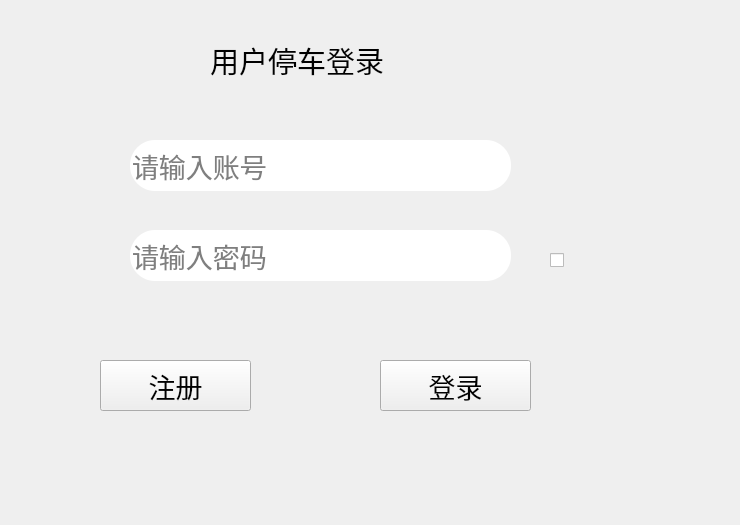
<?xml version="1.0" encoding="UTF-8"?>
<ui version="4.0">
 <class>clientLogin</class>
 <widget class="QMainWindow" name="clientLogin">
  <property name="geometry">
   <rect>
    <x>0</x>
    <y>0</y>
    <width>740</width>
    <height>525</height>
   </rect>
  </property>
  <property name="windowTitle">
   <string>clientLogin</string>
  </property>
  <property name="styleSheet">
   <string notr="true">QLineEdit{
border-radius:25px;
}

QPushButton:hover
{
background-color: rgb(255, 0, 0);
}

QPushButton:pressed
{
border-image: url(:/res/2.jpg);
}</string>
  </property>
  <widget class="QWidget" name="centralWidget">
   <widget class="QLabel" name="label">
    <property name="geometry">
     <rect>
      <x>210</x>
      <y>30</y>
      <width>241</width>
      <height>61</height>
     </rect>
    </property>
    <property name="font">
     <font>
      <family>Arial</family>
      <pointsize>22</pointsize>
     </font>
    </property>
    <property name="text">
     <string>用户停车登录</string>
    </property>
   </widget>
   <widget class="QPushButton" name="btn_loginin">
    <property name="geometry">
     <rect>
      <x>380</x>
      <y>360</y>
      <width>151</width>
      <height>51</height>
     </rect>
    </property>
    <property name="font">
     <font>
      <family>Arial</family>
      <pointsize>20</pointsize>
     </font>
    </property>
    <property name="text">
     <string>登录</string>
    </property>
   </widget>
   <widget class="QPushButton" name="btn_zhuche">
    <property name="geometry">
     <rect>
      <x>100</x>
      <y>360</y>
      <width>151</width>
      <height>51</height>
     </rect>
    </property>
    <property name="font">
     <font>
      <family>Arial</family>
      <pointsize>20</pointsize>
     </font>
    </property>
    <property name="text">
     <string>注册</string>
    </property>
   </widget>
   <widget class="QLineEdit" name="lineid">
    <property name="geometry">
     <rect>
      <x>130</x>
      <y>140</y>
      <width>381</width>
      <height>51</height>
     </rect>
    </property>
    <property name="font">
     <font>
      <family>Arial</family>
      <pointsize>20</pointsize>
     </font>
    </property>
    <property name="placeholderText">
     <string>请输入账号</string>
    </property>
   </widget>
   <widget class="QLineEdit" name="linepassword">
    <property name="geometry">
     <rect>
      <x>130</x>
      <y>230</y>
      <width>381</width>
      <height>51</height>
     </rect>
    </property>
    <property name="font">
     <font>
      <family>Arial</family>
      <pointsize>20</pointsize>
     </font>
    </property>
    <property name="echoMode">
     <enum>QLineEdit::Password</enum>
    </property>
    <property name="placeholderText">
     <string>请输入密码</string>
    </property>
   </widget>
   <widget class="QCheckBox" name="checkBox">
    <property name="geometry">
     <rect>
      <x>550</x>
      <y>240</y>
      <width>91</width>
      <height>41</height>
     </rect>
    </property>
    <property name="text">
     <string/>
    </property>
   </widget>
  </widget>
 </widget>
 <layoutdefault spacing="6" margin="11"/>
 <resources/>
 <connections/>
</ui>
